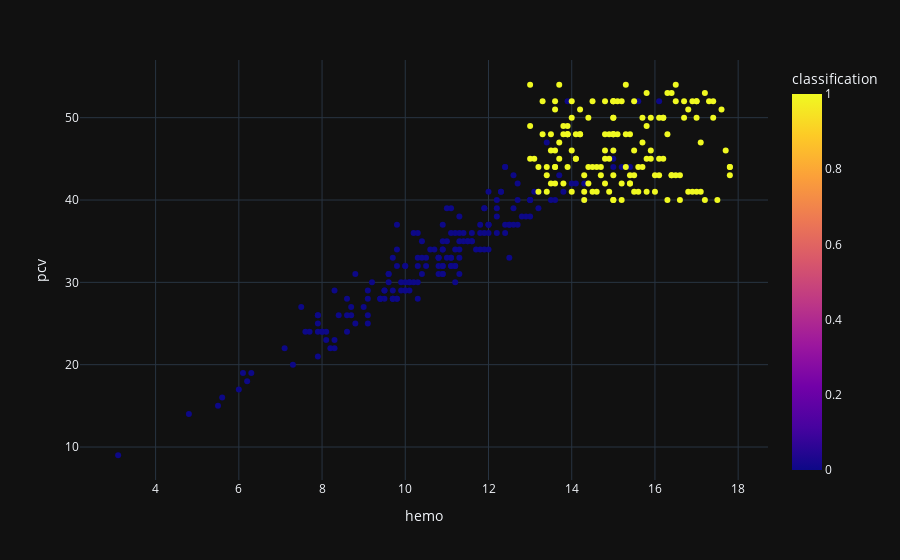

The notebook cell saved with this chart:
### Code cell
scatter('hemo','pcv')

### Figure 1 — Plotly figure (JSON) as saved in the notebook; plotly's stock layout.template omitted (floating-point values rounded to 4 significant figures; data arrays with more than 128 entries replaced by an {"elided": "..."} marker saying what was removed)
{"data": [{"hovertemplate": "hemo=%{x}<br>pcv=%{y}<br>classification=%{marker.color}<extra></extra>", "legendgroup": "", "marker": {"color": {"elided": "400 int values"}, "coloraxis": "coloraxis", "symbol": "circle"}, "mode": "markers", "name": "", "orientation": "v", "showlegend": false, "type": "scatter", "x": {"elided": "400 float values"}, "xaxis": "x", "y": {"elided": "400 int values"}, "yaxis": "y"}], "layout": {"autosize": true, "coloraxis": {"colorbar": {"title": {"text": "classification"}}, "colorscale": [[0, "#0d0887"], [0.1111, "#46039f"], [0.2222, "#7201a8"], [0.3333, "#9c179e"], [0.4444, "#bd3786"], [0.5556, "#d8576b"], [0.6667, "#ed7953"], [0.7778, "#fb9f3a"], [0.8889, "#fdca26"], [1, "#f0f921"]]}, "legend": {"tracegroupgap": 0}, "margin": {"t": 60}, "xaxis": {"anchor": "y", "autorange": true, "domain": [0, 1], "range": [2.127, 18.77], "title": {"text": "hemo"}, "type": "linear"}, "yaxis": {"anchor": "x", "autorange": true, "domain": [0, 1], "range": [5.516, 57.48], "title": {"text": "pcv"}, "type": "linear"}}}
